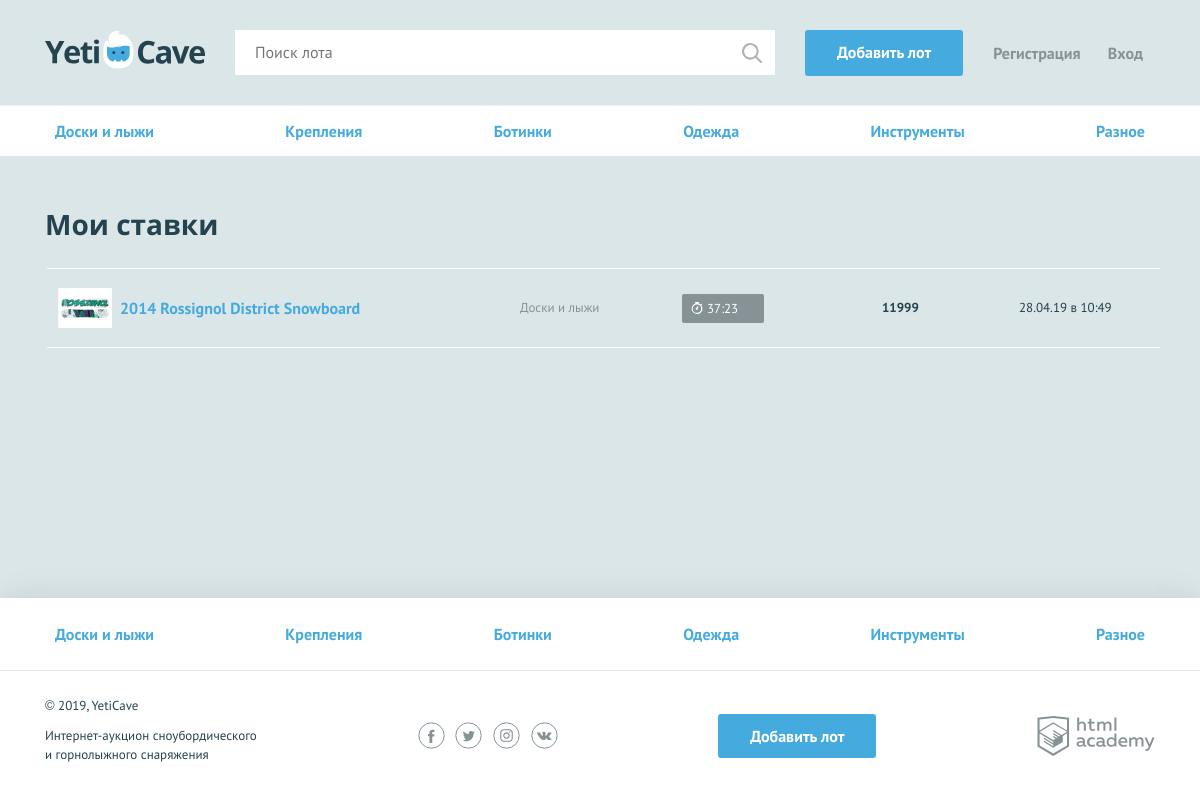
/my_bets.php?user_id=1, run on the app's committed database.
### tables this page shows
CREATE TABLE categories (
id INT AUTO_INCREMENT PRIMARY KEY,
name char(128),
symbol_code char(128)
);

CREATE TABLE rates (
id INT AUTO_INCREMENT PRIMARY KEY,
user_id INT UNSIGNED,
lot_id INT UNSIGNED,
date_create DATETIME,
price int
);

CREATE TABLE lots (
id INT AUTO_INCREMENT PRIMARY KEY,
user_id INT UNSIGNED,
user_winner_id INT,
category_id INT UNSIGNED,
date_create DATETIME,
name char(128),
description text,
image char(128) ,
start_price int UNSIGNED,
current_price int UNSIGNED,
count_rates int UNSIGNED,
date_finish DATETIME,
step_rate INT UNSIGNED,
page_adress char(128)
);

### helpers.php (called while the page is built, shortened)
<?php
function include_template($name, array $data = []) {
    $name = 'templates/' . $name;
    extract($data);
    require $name;
    $result = ob_get_clean();
    return $result;
}

### my_function.php (called while the page is built, shortened)
<?php
function time_to_finish($date_finish)
{
    $time_to_finish = [
             'finish_time' => '',
             'feature_finish' => false,
             'is_time_to_finish' => true
            ];
    $secs_to_finish = strtotime($date_finish) - time();
    $hours = floor($secs_to_finish / 3600);
    $hours_str=(string)$hours ;
    $minutes = floor(($secs_to_finish % 3600) / 60);
    $minutes_str=(string)$minutes ;
    $time_to_finish['finish_time'] = str_pad($hours_str, 2, "0", STR_PAD_LEFT) . ":" . str_pad($minutes_str, 2, "0", STR_PAD_LEFT);
    return $time_to_finish;
}
function get_table($con, $name_table)
{
    $sql = "SELECT * FROM $name_table";
    $res_c = mysqli_query($con, $sql);
    return mysqli_fetch_all($res_c, MYSQLI_ASSOC);
}
function get_date_string($date)
{
    $date_string = '';
    $time_to_second = time() - strtotime($date);
    if ($time_to_second >= 3840) {
        $date = date_create($date);
        $date_string = date_format($date, "d.m.y в H:i");
    }
    return $date_string;
}

### common_block.php (called while the page is built, shortened)
<?php
require('my_function.php');
require('helpers.php');
$con = mysqli_connect("localhost", "root", "", "yeticave");
mysqli_set_charset($con, "utf8");
$categories = get_table($con, 'categories');

### templates/my_bets.php (the view, shortened to what this page needs)
  <nav class="nav">
    <ul class="nav__list container">
      <?php foreach ($categories as $category): ?>
          <li class="nav__item">
	<?php $goto_category_id = "all-lots.php?id=" . $category['id']?>
          <a href=<?=$goto_category_id?>><?=$category['name']?></a>
          </li>
<?php endforeach; ?>
    </ul>
  </nav>
  <section class="rates container">
    <h2>Мои ставки</h2>
    <table class="rates__list">
   <?php
      foreach ($my_bets as $val) :
        $time_to_finish = time_to_finish($val['lot_date_finish']);
        $classname_end = ($time_to_finish['is_time_to_finish']) ? "" : "rates__item--end";
        $time_output =  ($time_to_finish['is_time_to_finish']) ? $time_to_finish['finish_time'] : "торги окончены";
        $classname_finishing = ($time_to_finish['feature_finish'])? "timer--finishing" : "";
        $classname_win_td = ($val['mark_win'])	? "timer--win" : "";
      ?>
      <tr class="rates__item  <?=$classname_end?>  ">
        <td class="rates__info">
          <div class="rates__img">
            <img src="<?=$val['lot_image']?>" width="54" height="40" alt="Сноуборд">
          </div>
	<div>
             <h3 class="rates__title"><a href="<?=$val['page_adress']?>"><?=htmlspecialchars($val['lot_name'])?></a></h3>
	</div>
        </td>
        <td class="rates__category">
          <?=$val['category']?>
        </td>
        <td class="rates__timer">
          <div class="timer <?=$classname_finishing?> <?=$classname_win_td?>"> <?=$time_output?></div>
        </td>
        <td class="rates__price">
          <?=htmlspecialchars($val['price'])?>
        </td>
        <td class="rates__time">
         <?=get_date_string($val['date_create'])?>
        </td>
      </tr>
<?php endforeach?>
    </table>
  </section>

### templates/layout.php (shortened to what this page needs)
<!DOCTYPE html>
<html lang="ru">
<head>
    <link href="../css/normalize.min.css" rel="stylesheet">
    <link href="../css/style.css" rel="stylesheet">
	<link href="../css/flatpickr.min.css" rel="stylesheet">
</head>
<body>
<div class="page-wrapper">
<header class="main-header">
    <div class="main-header__container container">
        <a class="main-header__logo" href="index.php">
            <img src="../img/logo.svg" width="160" height="39" alt="Логотип компании YetiCave">
        </a>
        <form class="main-header__search" method="get" action="search.php" autocomplete="off">
            <input type="search" name="search" placeholder="Поиск лота">
            <input class="main-header__search-btn" type="submit" name="find" value="Найти">
        </form>
        <a class="main-header__add-lot button" href=" add_lot.php">Добавить лот</a>
        <nav class="user-menu">
		<?php if (isset($_SESSION['username'])):?>
		        <div class="user-menu__logged">
		           <p style = "padding: auto"><?=htmlspecialchars($user_name)?></p>
		           <a class="user-menu__bets" href="my_bets.php">Мои ставки</a>
		           <a class="user-menu__logout" href="logout.php">Выход</a>
		        </div><?php
              else : ?>
			    <ul class="user-menu__list">
		           <li class="user-menu__item">
		              <a href="sign-up.php">Регистрация</a>
		           </li>
		           <li class="user-menu__item">
		              <a href="login.php">Вход</a>
		           </li>
			    </ul>
		<?php endif;?>
        </nav>
    </div>
</header>
<?php $classname = ($title === "YetiCave - Главная") ? "container" : ""; ?>
<main  class=<?=$classname ?>> <?=$content ?></main>
</div>
<footer class="main-footer">
    <nav class="nav">
        <ul class="nav__list container">
		<?php foreach ($categories as $val):
            if ($title !== 'YetiCave - Результаты поиска по категории') {
                $h2_text = "";
            }
            $classname =($h2_text === $val['name'] and $title === 'YetiCave - Результаты поиска по категории') ? "nav__item--current" : ""; ?>
            <li class="nav__item <?=$classname ?>">
			<?php $goto_category_id = "all-lots.php?id=" . $val['id']?>
            <a href=<?=$goto_category_id?>><?= $val['name']?></a>
            </li>
		<?php endforeach; ?>
        </ul>
    </nav>
    <div class="main-footer__bottom container">
        <div class="main-footer__copyright">
            <p>© 2019, YetiCave</p>
            <p>Интернет-аукцион сноубордического и горнолыжного снаряжения</p>
        </div>
        <div class="main-footer__social social">
            <a class="social__link social__link--facebook" href="#">
            </a>
            <a class="social__link social__link--twitter" href="#">
            </a>
            <a class="social__link social__link--instagram" href="#">
            </a>
            <a class="social__link social__link--vkontakte" href="#">
            </a>
        </div>
        <a class="main-footer__add-lot button" href="add_lot.php">Добавить лот</a>
        <div class="main-footer__developed-by">
            <a class="logo-academy" href="https://htmlacademy.ru/intensive/php">
            </a>
        </div>
    </div>
</footer>
</body>
</html>

### data on the page
categories: name "Доски и лыжи"
categories: name "Крепления"
categories: name "Ботинки"
categories: name "Одежда"
categories: name "Инструменты"
categories: name "Разное"
rates: lot.image (picture), lot.name "2014 Rossignol District Snowboard", category "Доски и лыжи", lot.date_finish "37:23", price "11999", date_create "28.04.19 в 10:49"
